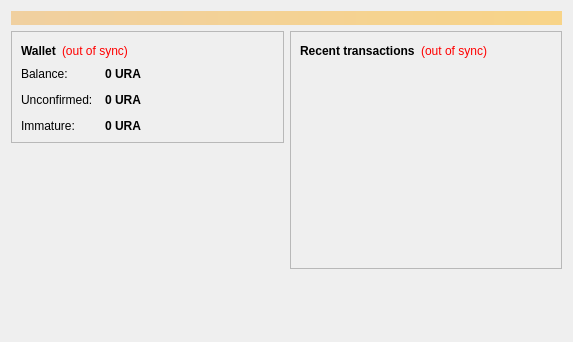
<?xml version="1.0" encoding="UTF-8"?>
<ui version="4.0">
 <class>OverviewPage</class>
 <widget class="QWidget" name="OverviewPage">
  <property name="geometry">
   <rect>
    <x>0</x>
    <y>0</y>
    <width>573</width>
    <height>342</height>
   </rect>
  </property>
  <property name="windowTitle">
   <string>Form</string>
  </property>
  <layout class="QVBoxLayout" name="topLayout">
   <item>
    <widget class="QLabel" name="labelAlerts">
     <property name="visible">
      <bool>false</bool>
     </property>
     <property name="styleSheet">
      <string notr="true">background-color: qlineargradient(x1: 0, y1: 0, x2: 1, y2: 0, stop:0 #F0D0A0, stop:1 #F8D488); color:#000000;</string>
     </property>
     <property name="wordWrap">
      <bool>true</bool>
     </property>
     <property name="margin">
      <number>3</number>
     </property>
    </widget>
   </item>
   <item>
    <layout class="QHBoxLayout" name="horizontalLayout" stretch="1,1">
     <item>
      <layout class="QVBoxLayout" name="verticalLayout_2">
       <item>
        <widget class="QFrame" name="frame">
         <property name="frameShape">
          <enum>QFrame::StyledPanel</enum>
         </property>
         <property name="frameShadow">
          <enum>QFrame::Raised</enum>
         </property>
         <layout class="QVBoxLayout" name="verticalLayout_4">
          <item>
           <layout class="QHBoxLayout" name="horizontalLayout_4">
            <item>
             <widget class="QLabel" name="label_5">
              <property name="font">
               <font>
                <weight>75</weight>
                <bold>true</bold>
               </font>
              </property>
              <property name="text">
               <string>Wallet</string>
              </property>
             </widget>
            </item>
            <item>
             <widget class="QLabel" name="labelWalletStatus">
              <property name="toolTip">
               <string>The displayed information may be out of date. Your wallet automatically synchronizes with the Uranium network after a connection is established, but this process has not completed yet.</string>
              </property>
              <property name="styleSheet">
               <string notr="true">QLabel { color: red; }</string>
              </property>
              <property name="text">
               <string notr="true">(out of sync)</string>
              </property>
              <property name="alignment">
               <set>Qt::AlignLeading|Qt::AlignLeft|Qt::AlignVCenter</set>
              </property>
             </widget>
            </item>
            <item>
             <spacer name="horizontalSpacer_2">
              <property name="orientation">
               <enum>Qt::Horizontal</enum>
              </property>
              <property name="sizeHint" stdset="0">
               <size>
                <width>40</width>
                <height>20</height>
               </size>
              </property>
             </spacer>
            </item>
           </layout>
          </item>
          <item>
           <layout class="QFormLayout" name="formLayout_2">
            <property name="fieldGrowthPolicy">
             <enum>QFormLayout::AllNonFixedFieldsGrow</enum>
            </property>
            <property name="horizontalSpacing">
             <number>12</number>
            </property>
            <property name="verticalSpacing">
             <number>12</number>
            </property>
            <item row="0" column="0">
             <widget class="QLabel" name="label">
              <property name="text">
               <string>Balance:</string>
              </property>
             </widget>
            </item>
            <item row="0" column="1">
             <widget class="QLabel" name="labelBalance">
              <property name="font">
               <font>
                <weight>75</weight>
                <bold>true</bold>
               </font>
              </property>
              <property name="cursor">
               <cursorShape>IBeamCursor</cursorShape>
              </property>
              <property name="toolTip">
               <string>Your current balance</string>
              </property>
              <property name="text">
               <string notr="true">0 URA</string>
              </property>
              <property name="textInteractionFlags">
               <set>Qt::LinksAccessibleByMouse|Qt::TextSelectableByKeyboard|Qt::TextSelectableByMouse</set>
              </property>
             </widget>
            </item>
            <item row="1" column="0">
             <widget class="QLabel" name="label_3">
              <property name="text">
               <string>Unconfirmed:</string>
              </property>
             </widget>
            </item>
            <item row="1" column="1">
             <widget class="QLabel" name="labelUnconfirmed">
              <property name="font">
               <font>
                <weight>75</weight>
                <bold>true</bold>
               </font>
              </property>
              <property name="cursor">
               <cursorShape>IBeamCursor</cursorShape>
              </property>
              <property name="toolTip">
               <string>Total of transactions that have yet to be confirmed, and do not yet count toward the current balance</string>
              </property>
              <property name="text">
               <string notr="true">0 URA</string>
              </property>
              <property name="textInteractionFlags">
               <set>Qt::LinksAccessibleByMouse|Qt::TextSelectableByKeyboard|Qt::TextSelectableByMouse</set>
              </property>
             </widget>
            </item>
            <item row="2" column="0">
             <widget class="QLabel" name="labelImmatureText">
              <property name="text">
               <string>Immature:</string>
              </property>
             </widget>
            </item>
            <item row="2" column="1">
             <widget class="QLabel" name="labelImmature">
              <property name="font">
               <font>
                <weight>75</weight>
                <bold>true</bold>
               </font>
              </property>
              <property name="toolTip">
               <string>Mined balance that has not yet matured</string>
              </property>
              <property name="text">
               <string notr="true">0 URA</string>
              </property>
              <property name="textInteractionFlags">
               <set>Qt::LinksAccessibleByMouse|Qt::TextSelectableByKeyboard|Qt::TextSelectableByMouse</set>
              </property>
             </widget>
            </item>
           </layout>
          </item>
         </layout>
        </widget>
       </item>
	   <item>
        <widget class="QLabel" name="label_wallet_bgcoin">
         <property name="text">
          <string/>
         </property>
         <property name="pixmap">
          <pixmap resource="../bitcoin.qrc">:/images/wallet_bgcoin</pixmap>
         </property>
         <property name="scaledContents">
          <bool>false</bool>
         </property>
         <property name="alignment">
          <set>Qt::AlignCenter</set>
         </property>
         <property name="margin">
          <number>70</number>
         </property>
        </widget>
       </item>
       <item>
        <spacer name="verticalSpacer">
         <property name="orientation">
          <enum>Qt::Vertical</enum>
         </property>
         <property name="sizeHint" stdset="0">
          <size>
           <width>20</width>
           <height>40</height>
          </size>
         </property>
        </spacer>
       </item>
      </layout>
     </item>
     <item>
      <layout class="QVBoxLayout" name="verticalLayout_3">
       <item>
        <widget class="QFrame" name="frame_2">
         <property name="frameShape">
          <enum>QFrame::StyledPanel</enum>
         </property>
         <property name="frameShadow">
          <enum>QFrame::Raised</enum>
         </property>
         <layout class="QVBoxLayout" name="verticalLayout">
          <item>
           <layout class="QHBoxLayout" name="horizontalLayout_2">
            <item>
             <widget class="QLabel" name="label_4">
              <property name="text">
               <string>&lt;b&gt;Recent transactions&lt;/b&gt;</string>
              </property>
             </widget>
            </item>
            <item>
             <widget class="QLabel" name="labelTransactionsStatus">
              <property name="toolTip">
               <string>The displayed information may be out of date. Your wallet automatically synchronizes with the Uranium network after a connection is established, but this process has not completed yet.</string>
              </property>
              <property name="styleSheet">
               <string notr="true">QLabel { color: red; }</string>
              </property>
              <property name="text">
               <string notr="true">(out of sync)</string>
              </property>
              <property name="alignment">
               <set>Qt::AlignRight|Qt::AlignTrailing|Qt::AlignVCenter</set>
              </property>
             </widget>
            </item>
            <item>
             <spacer name="horizontalSpacer">
              <property name="orientation">
               <enum>Qt::Horizontal</enum>
              </property>
              <property name="sizeHint" stdset="0">
               <size>
                <width>40</width>
                <height>20</height>
               </size>
              </property>
             </spacer>
            </item>
           </layout>
          </item>
          <item>
           <widget class="QListView" name="listTransactions">
            <property name="styleSheet">
             <string notr="true">QListView { background: transparent; }</string>
            </property>
            <property name="frameShape">
             <enum>QFrame::NoFrame</enum>
            </property>
            <property name="verticalScrollBarPolicy">
             <enum>Qt::ScrollBarAlwaysOff</enum>
            </property>
            <property name="horizontalScrollBarPolicy">
             <enum>Qt::ScrollBarAlwaysOff</enum>
            </property>
            <property name="selectionMode">
             <enum>QAbstractItemView::NoSelection</enum>
            </property>
           </widget>
          </item>
         </layout>
        </widget>
       </item>
       <item>
        <spacer name="verticalSpacer_2">
         <property name="orientation">
          <enum>Qt::Vertical</enum>
         </property>
         <property name="sizeHint" stdset="0">
          <size>
           <width>20</width>
           <height>40</height>
          </size>
         </property>
        </spacer>
       </item>
      </layout>
     </item>
    </layout>
   </item>
  </layout>
 </widget>
 <resources/>
 <connections/>
</ui>
